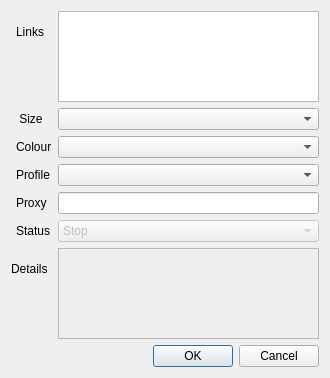
<?xml version="1.0" encoding="UTF-8"?>
<ui version="4.0">
 <class>Dialog</class>
 <widget class="QDialog" name="Dialog">
  <property name="geometry">
   <rect>
    <x>0</x>
    <y>0</y>
    <width>330</width>
    <height>378</height>
   </rect>
  </property>
  <property name="windowTitle">
   <string>Dialog</string>
  </property>
  <layout class="QGridLayout" name="gridLayout">
   <item row="6" column="0">
    <widget class="QLabel" name="label_7">
     <property name="text">
      <string>Status</string>
     </property>
     <property name="margin">
      <number>5</number>
     </property>
     <property name="indent">
      <number>5</number>
     </property>
    </widget>
   </item>
   <item row="3" column="0">
    <widget class="QLabel" name="label_4">
     <property name="text">
      <string>Colour</string>
     </property>
     <property name="margin">
      <number>5</number>
     </property>
     <property name="indent">
      <number>5</number>
     </property>
    </widget>
   </item>
   <item row="7" column="1" rowspan="2">
    <widget class="QPlainTextEdit" name="txtDetails">
     <property name="enabled">
      <bool>false</bool>
     </property>
    </widget>
   </item>
   <item row="4" column="0">
    <widget class="QLabel" name="label_5">
     <property name="text">
      <string>Profile</string>
     </property>
     <property name="margin">
      <number>5</number>
     </property>
     <property name="indent">
      <number>5</number>
     </property>
    </widget>
   </item>
   <item row="7" column="0">
    <widget class="QLabel" name="label_3">
     <property name="text">
      <string>Details</string>
     </property>
    </widget>
   </item>
   <item row="2" column="0">
    <widget class="QLabel" name="label_2">
     <property name="text">
      <string> Size</string>
     </property>
     <property name="margin">
      <number>5</number>
     </property>
     <property name="indent">
      <number>5</number>
     </property>
    </widget>
   </item>
   <item row="2" column="1">
    <widget class="QComboBox" name="cbSize">
     <item>
      <property name="text">
       <string/>
      </property>
     </item>
     <item>
      <property name="text">
       <string>Small</string>
      </property>
     </item>
     <item>
      <property name="text">
       <string>Medium</string>
      </property>
     </item>
     <item>
      <property name="text">
       <string>Large</string>
      </property>
     </item>
    </widget>
   </item>
   <item row="9" column="1">
    <widget class="QDialogButtonBox" name="buttonBox">
     <property name="orientation">
      <enum>Qt::Horizontal</enum>
     </property>
     <property name="standardButtons">
      <set>QDialogButtonBox::Cancel|QDialogButtonBox::Ok</set>
     </property>
    </widget>
   </item>
   <item row="4" column="1">
    <widget class="QComboBox" name="cbProfile">
     <item>
      <property name="text">
       <string/>
      </property>
     </item>
    </widget>
   </item>
   <item row="3" column="1">
    <widget class="QComboBox" name="cbColor">
     <item>
      <property name="text">
       <string/>
      </property>
     </item>
     <item>
      <property name="text">
       <string>Black</string>
      </property>
     </item>
     <item>
      <property name="text">
       <string>Grey</string>
      </property>
     </item>
     <item>
      <property name="text">
       <string>Orange</string>
      </property>
     </item>
     <item>
      <property name="text">
       <string>Green</string>
      </property>
     </item>
     <item>
      <property name="text">
       <string>Yellow</string>
      </property>
     </item>
     <item>
      <property name="text">
       <string>Purple</string>
      </property>
     </item>
     <item>
      <property name="text">
       <string>New Item</string>
      </property>
     </item>
     <item>
      <property name="text">
       <string>Pink</string>
      </property>
     </item>
     <item>
      <property name="text">
       <string>Natural</string>
      </property>
     </item>
    </widget>
   </item>
   <item row="6" column="1">
    <widget class="QComboBox" name="cbStatus">
     <property name="enabled">
      <bool>false</bool>
     </property>
     <item>
      <property name="text">
       <string>Stop</string>
      </property>
     </item>
     <item>
      <property name="text">
       <string>Running</string>
      </property>
     </item>
     <item>
      <property name="text">
       <string>False</string>
      </property>
     </item>
     <item>
      <property name="text">
       <string>Success</string>
      </property>
     </item>
    </widget>
   </item>
   <item row="0" column="0">
    <widget class="QLabel" name="label">
     <property name="text">
      <string>Links</string>
     </property>
     <property name="margin">
      <number>5</number>
     </property>
     <property name="indent">
      <number>5</number>
     </property>
    </widget>
   </item>
   <item row="5" column="1">
    <widget class="QLineEdit" name="txtProxy"/>
   </item>
   <item row="5" column="0">
    <widget class="QLabel" name="label_6">
     <property name="text">
      <string>Proxy</string>
     </property>
     <property name="margin">
      <number>5</number>
     </property>
     <property name="indent">
      <number>5</number>
     </property>
    </widget>
   </item>
   <item row="0" column="1" rowspan="2">
    <widget class="QPlainTextEdit" name="txtLink">
     <property name="toolTip">
      <string>&lt;html&gt;&lt;head/&gt;&lt;body&gt;&lt;p&gt;List link to monitor, each link per line&lt;/p&gt;&lt;/body&gt;&lt;/html&gt;</string>
     </property>
    </widget>
   </item>
  </layout>
 </widget>
 <resources/>
 <connections>
  <connection>
   <sender>buttonBox</sender>
   <signal>accepted()</signal>
   <receiver>Dialog</receiver>
   <slot>accept()</slot>
   <hints>
    <hint type="sourcelabel">
     <x>248</x>
     <y>254</y>
    </hint>
    <hint type="destinationlabel">
     <x>157</x>
     <y>274</y>
    </hint>
   </hints>
  </connection>
  <connection>
   <sender>buttonBox</sender>
   <signal>rejected()</signal>
   <receiver>Dialog</receiver>
   <slot>reject()</slot>
   <hints>
    <hint type="sourcelabel">
     <x>316</x>
     <y>260</y>
    </hint>
    <hint type="destinationlabel">
     <x>286</x>
     <y>274</y>
    </hint>
   </hints>
  </connection>
 </connections>
</ui>
